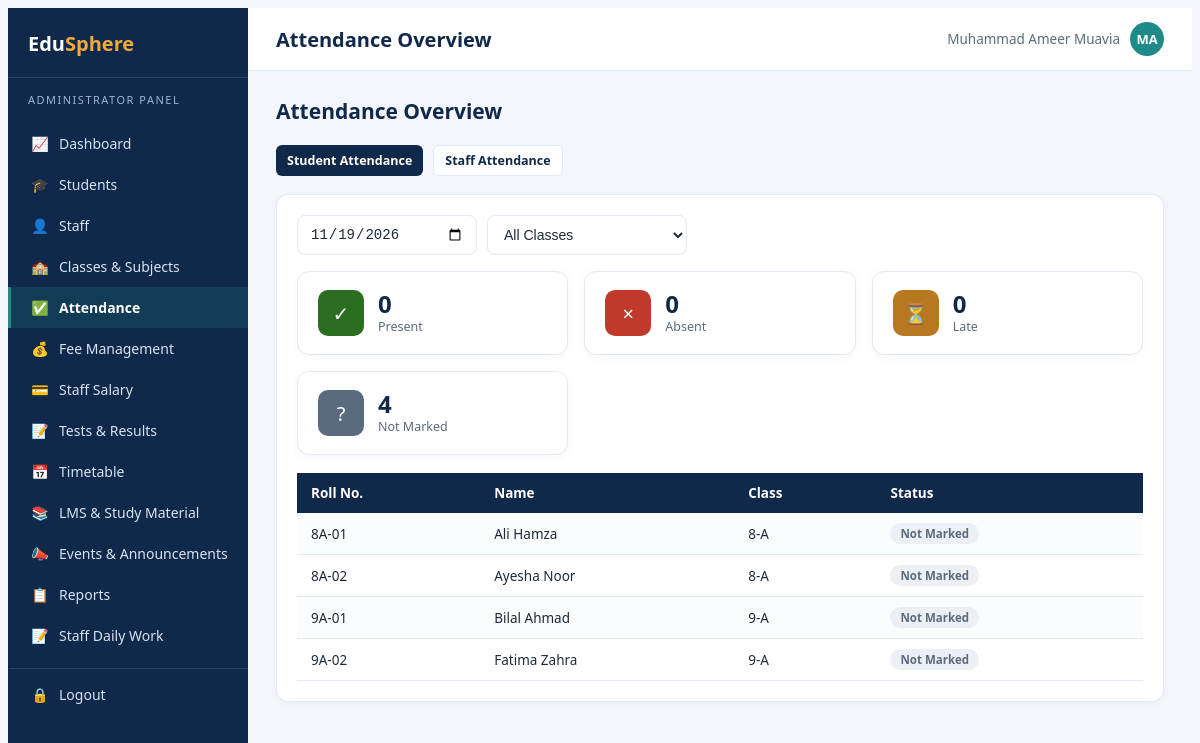
/admin/attendance.php (signed in), run on the app's committed database.
### tables this page shows
CREATE TABLE students (
    id INT PRIMARY KEY AUTO_INCREMENT,
    user_id INT NOT NULL,
    class_id INT NOT NULL,
    roll_no VARCHAR(20) NOT NULL,
    dob DATE,
    gender ENUM('Male','Female','Other'),
    guardian_name VARCHAR(100),
    guardian_phone VARCHAR(20),
    parent_user_id INT DEFAULT NULL,
    address VARCHAR(255),
    admission_date DATE DEFAULT (CURRENT_DATE),
    FOREIGN KEY (user_id) REFERENCES users(id) ON DELETE CASCADE,
    FOREIGN KEY (class_id) REFERENCES classes(id),
    FOREIGN KEY (parent_user_id) REFERENCES users(id) ON DELETE SET NULL
);

CREATE TABLE users (
    id INT PRIMARY KEY AUTO_INCREMENT,
    name VARCHAR(100) NOT NULL,
    email VARCHAR(100) NOT NULL UNIQUE,
    password VARCHAR(255) NOT NULL,
    role_id INT NOT NULL,
    phone VARCHAR(20),
    photo VARCHAR(255) DEFAULT NULL,
    status ENUM('active','inactive') DEFAULT 'active',
    created_at TIMESTAMP DEFAULT CURRENT_TIMESTAMP,
    FOREIGN KEY (role_id) REFERENCES roles(id)
);

CREATE TABLE classes (
    id INT PRIMARY KEY AUTO_INCREMENT,
    name VARCHAR(30) NOT NULL,
    section VARCHAR(10) NOT NULL,
    UNIQUE KEY uq_class (name, section)
);

### config/functions.php (called while the page is built, shortened)
<?php
function e($str) {
    return htmlspecialchars($str ?? '', ENT_QUOTES, 'UTF-8');
}

### admin/attendance.php (the view, shortened to what this page needs)
<?php
require_once '../config/db.php';
require_once '../config/functions.php';
$type = $_GET['type'] ?? 'student';
$date = $_GET['date'] ?? date('Y-m-d');
include '../includes/header.php';
?>
<div class="page-head"><h2>Attendance Overview</h2></div>
<div style="display:flex;gap:10px;margin-bottom:18px;">
    <a href="?type=student&date=<?= $date ?>" class="btn <?= $type === 'student' ? 'btn-primary' : 'btn-outline' ?> btn-sm">Student Attendance</a>
    <a href="?type=staff&date=<?= $date ?>" class="btn <?= $type === 'staff' ? 'btn-primary' : 'btn-outline' ?> btn-sm">Staff Attendance</a>
</div>
<?php if ($type === 'student'): ?>
    <div class="card">
        <form method="get" style="display:flex;gap:10px;margin-bottom:16px;flex-wrap:wrap;">
            <input class="form-control" style="max-width:180px;" type="date" name="date" value="<?= e($date) ?>" onchange="this.form.submit()">
            <select class="form-control" style="max-width:200px;" name="class_id" onchange="this.form.submit()">
                <option value="0">All Classes</option>
            </select>
        </form>
        <?php
        $sql = "SELECT s.roll_no, u.name, c.name cname, c.section, a.status
                FROM students s JOIN users u ON s.user_id=u.id JOIN classes c ON s.class_id=c.id
                LEFT JOIN student_attendance a ON a.student_id=s.id AND a.att_date='" . $conn->real_escape_string($date) . "'
                WHERE 1=1";
        $sql .= " ORDER BY c.name, s.roll_no";
        $rows = $conn->query($sql);
        $present = 0; $absent = 0; $late = 0; $leave = 0; $unmarked = 0; $total = 0;
        $rows2 = [];
        while ($r = $rows->fetch_assoc()) {
            $rows2[] = $r; $total++;
            switch ($r['status']) {
                default: $unmarked++;
            }
        }
        ?>
        <div class="stat-grid" style="margin-bottom:18px;">
            <div class="stat-card"><div class="stat-icon" style="background:#2C6E1F;">&#10003;</div><div><div class="stat-num"><?= $present ?></div><div class="stat-label">Present</div></div></div>
            <div class="stat-card"><div class="stat-icon" style="background:#C0392B;">&times;</div><div><div class="stat-num"><?= $absent ?></div><div class="stat-label">Absent</div></div></div>
            <div class="stat-card"><div class="stat-icon" style="background:#B7791F;">&#9203;</div><div><div class="stat-num"><?= $late ?></div><div class="stat-label">Late</div></div></div>
            <div class="stat-card"><div class="stat-icon" style="background:#5B6B7F;">?</div><div><div class="stat-num"><?= $unmarked ?></div><div class="stat-label">Not Marked</div></div></div>
        </div>
        <table class="tbl">
            <tr><th>Roll No.</th><th>Name</th><th>Class</th><th>Status</th></tr>
            <?php foreach ($rows2 as $r): $st = $r['status'] ?? 'Not Marked';
                $cls = ['Present'=>'badge-green','Absent'=>'badge-red','Late'=>'badge-amber','Leave'=>'badge-blue','Not Marked'=>'badge-grey'][$st]; ?>
                <tr>
                    <td><?= e($r['roll_no']) ?></td><td><?= e($r['name']) ?></td><td><?= e($r['cname'].'-'.$r['section']) ?></td>
                    <td><span class="badge <?= $cls ?>"><?= e($st) ?></span></td>
                </tr>
            <?php endforeach; if (empty($rows2)): ?><tr><td colspan="4" class="text-center muted">No students found.</td></tr><?php endif; ?>
        </table>
    </div>
<?php endif; ?>
<?php include '../includes/footer.php'; ?>

### assets/css/style.css (style rules this page uses)
:root { --navy: #10294A; --navy-light: #1B3A63; --teal: #1F8A8A; --amber: #F2A93B; --coral: #E4572E; --blue: #2F5D8C; --bg: #F3F6FA; --text: #1F2A37; --muted: #5B6B7F; --border: #E3E9F2; }
* { box-sizing: border-box; }
body { background: var(--bg); color: var(--text); font-family: 'Segoe UI', Calibri, Arial, sans-serif; font-size: 15px; }
a { text-decoration: none; }
.card { background: #fff; border-radius: 12px; border: 1px solid var(--border); box-shadow: 0 2px 10px rgba(16,41,74,0.04); padding: 20px; }
.stat-grid { display: grid; grid-template-columns: repeat(auto-fit, minmax(200px, 1fr)); gap: 16px; margin-bottom: 22px; }
.stat-card { background: #fff; border-radius: 12px; padding: 18px 20px; border: 1px solid var(--border); box-shadow: 0 2px 10px rgba(16,41,74,0.04); display: flex; align-items: center; gap: 14px; }
.stat-icon { width: 46px; height: 46px; border-radius: 10px; display: flex; align-items: center; justify-content: center; font-size: 20px; color: #fff; flex-shrink: 0; }
.stat-num { font-size: 24px; font-weight: 800; color: var(--navy); line-height: 1.1; }
.stat-label { font-size: 12.5px; color: var(--muted); }
.btn { display: inline-flex; align-items: center; gap: 6px; padding: 9px 16px; border-radius: 8px; font-size: 13.5px; font-weight: 600; border: none; cursor: pointer; text-decoration: none; }
.btn-primary { background: var(--navy); color: #fff; }
.btn-outline { background: #fff; color: var(--navy); border: 1px solid var(--border); }
.btn-sm { padding: 6px 11px; font-size: 12.5px; border-radius: 6px; }
.form-control { width: 100%; padding: 10px 12px; border: 1px solid var(--border); border-radius: 8px; font-size: 14px; background: #fff; color: var(--text); }
table.tbl { width: 100%; border-collapse: collapse; font-size: 13.5px; }
table.tbl th { background: var(--navy); color: #fff; text-align: left; padding: 11px 14px; font-weight: 600; white-space: nowrap; }
table.tbl td { padding: 10px 14px; border-bottom: 1px solid var(--border); vertical-align: middle; }
table.tbl tr:nth-child(even) td { background: #FAFCFE; }
.badge { display: inline-block; padding: 3px 10px; border-radius: 20px; font-size: 11.5px; font-weight: 700; }
.badge-grey { background: #ECEFF3; color: var(--muted); }
.page-head { display: flex; justify-content: space-between; align-items: center; margin-bottom: 20px; flex-wrap: wrap; gap: 10px; }
.page-head h2 { font-size: 21px; font-weight: 700; color: var(--navy); margin: 0; }

### data on the page
students: roll_no "8A-01", user.name "Ali Hamza", class.section "8-A", st "Not Marked"
students: roll_no "8A-02", user.name "Ayesha Noor", class.section "8-A", st "Not Marked"
students: roll_no "9A-01", user.name "Bilal Ahmad", class.section "9-A", st "Not Marked"
students: roll_no "9A-02", user.name "Fatima Zahra", class.section "9-A", st "Not Marked"

### other printed values
$roleLabels[$role] "ADMINISTRATOR"
$item[2] "📈"
$item[1] "Dashboard"
$item[2] "🎓"
$item[1] "Students"
$item[2] "👤"
$item[1] "Staff"
$item[2] "🏫"
$item[1] "Classes & Subjects"
$item[2] "✅"
$item[1] "Attendance"
$item[2] "💰"
$item[1] "Fee Management"
$item[2] "💳"
$item[1] "Staff Salary"
